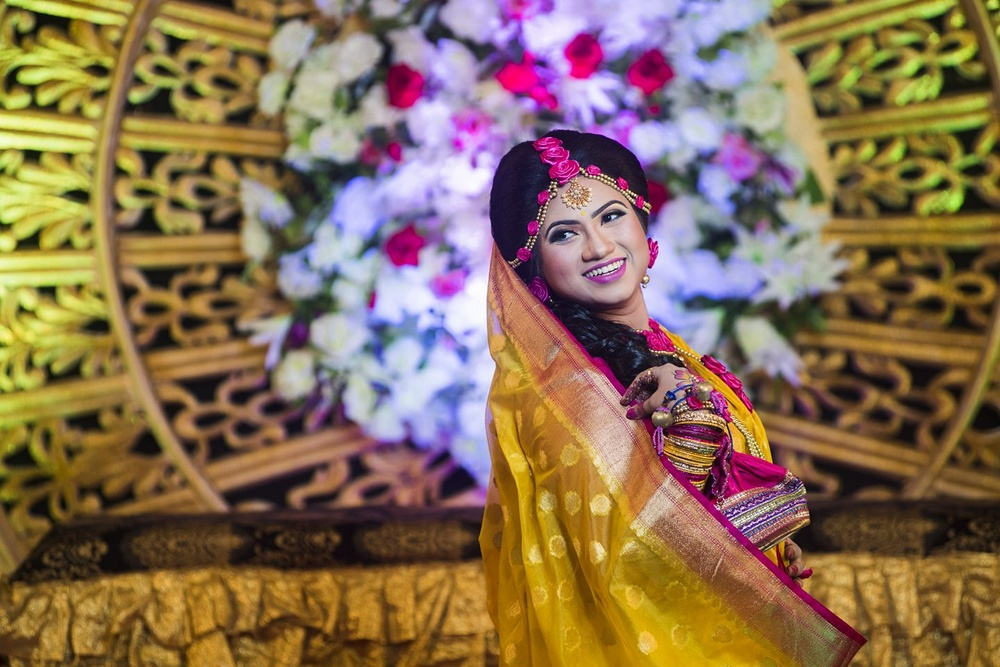
#> input picture images/girl.jpg, 1000 x 667 px, shrunk from 1440 x 961 before the run
$ jupyter execute 19_TemplateMatching.ipynb   (shell and % lines are left out)
#> lines starting #> are read from the running program, lines starting #| are printed output that depends on the picture
[cell 1]
#import necessary libraries
import cv2
import numpy as np
import matplotlib.pyplot as plt

[cell 2]
girl_image = cv2.imread('images/girl.jpg')
#> girl_image is the input picture: shape (667, 1000, 3); mean B, G, R 83.7, 110.9, 136.7
#showing rgb image
girl_image_rgb = cv2.cvtColor(girl_image, cv2.COLOR_BGR2RGB)
plt.imshow(girl_image_rgb)

[cell 3]
#now read only girl face image
girl_face_image = cv2.imread('images/girl_face.jpg')
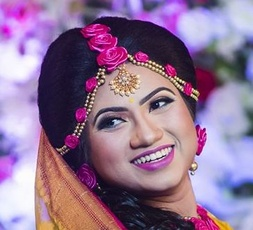
#> input picture images/girl_face.jpg, 253 x 230 px, shrunk from 364 x 331 before the run
#> girl_face_image is the input picture: shape (230, 253, 3); mean B, G, R 147.1, 115.6, 145.2
face_image_rgb = cv2.cvtColor(girl_face_image, cv2.COLOR_BGR2RGB)
plt.imshow(face_image_rgb)
height, width, channels = face_image_rgb.shape
#> height = 230; width = 253; channels = 3

[cell 4]
#eval method functionally
mystring = 'sum'
func = eval(mystring)
func([1,2,3])

[cell 5]
Methods = ['cv2.TM_CCOEFF', 'cv2.TM_CCOEFF_NORMED', 'cv2.TM_CCORR','cv2.TM_CCORR_NORMED', 'cv2.TM_SQDIFF', 'cv2.TM_SQDIFF_NORMED']
#print(len(Methods))
for m in Methods:
    #create a cpy of the image
    full_copy = girl_image_rgb.copy()

    method = eval(m)

    res = cv2.matchTemplate(full_copy, girl_face_image, method)

    min_val, max_val, min_loc, max_loc = cv2.minMaxLoc(res)

    if method in [cv2.TM_SQDIFF, cv2.TM_SQDIFF_NORMED]:

        top_left = min_loc
    else:
        top_left = max_loc

    bottom_right = (top_left[0] + width, top_left[1] + height)

    cv2.rectangle(full_copy, top_left, bottom_right, (0,255,0), 10)

    # Plot the Images
    plt.subplot(121)
    plt.imshow(res)
    plt.title('Template Matching')

    plt.subplot(122)
    plt.imshow(full_copy)
    plt.title('Detected Point')
    plt.suptitle(m)
    plt.show()
    print('\n')
#> this loop made 6 passes
#> (min_val, max_val, min_loc, max_loc) on passes 1 to 6: (-224815808, 789913280, (288, 150), (452, 113)), (-0.257, 0.867, (288, 150), (452, 113)), (1.71e+09, 4.05e+09, (24, 395), (452, 113)), (0.698, 0.971, (98, 385), (452, 113)), (243553904, 2.26e+09, (452, 113), (289, 151)), (0.0584, 0.897, (452, 113), (23, 395))
#> pass 1, `res = cv2.matchTemplate(full_copy, girl_face_image, method)`:
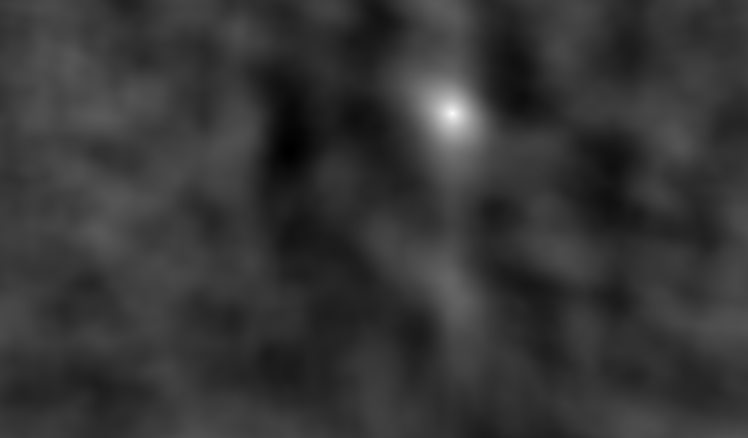
#> res: shape (438, 748) float32; min -224815808, max 789913280, mean -9942902; drawn with min black and max white
#> pass 1, `plt.show()`:
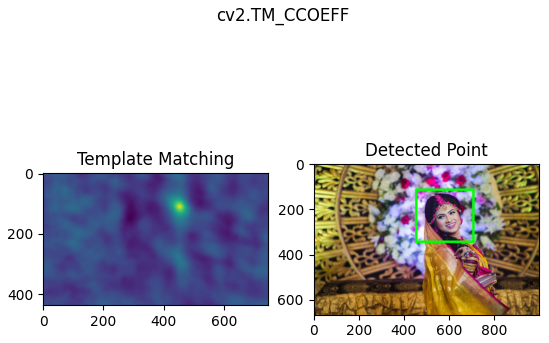
#> figure drawn by matplotlib, 2 panels
#> pass 3, `res = cv2.matchTemplate(full_copy, girl_face_image, method)`:
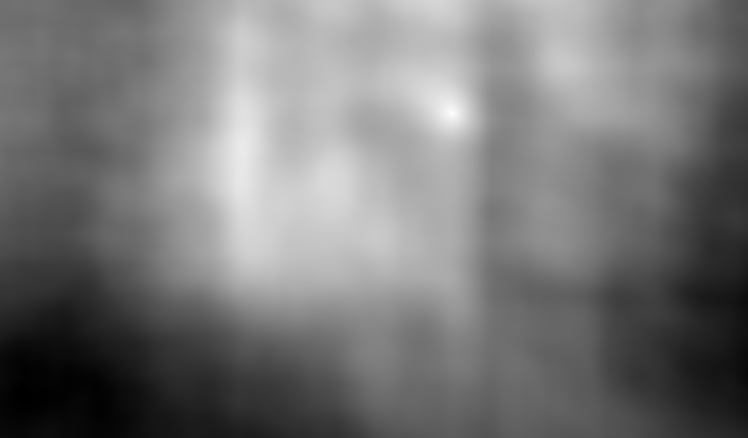
#> res: shape (438, 748) float32; min 1.71e+09, max 4.05e+09, mean 2.8e+09; drawn with min black and max white
#> after the loop:
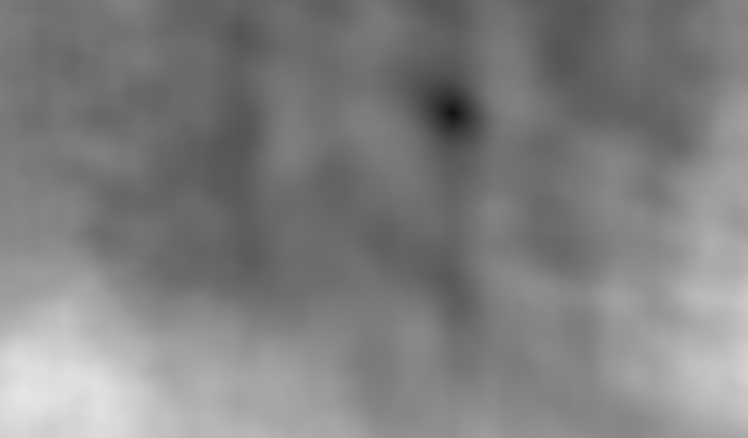
#> res: shape (438, 748) float32; min 0.0584, max 0.897, mean 0.504
